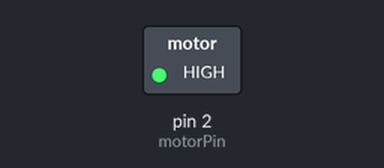
Bench run of a sketch on a simulated Arduino Uno, built with avr-gcc and run on an emulated ATmega328P. On the bench: switched loads named in the sketch (green lamp = pin HIGH). Dashed ring = blinking.

Above: at 0.5 s.
Timing chart, 0 to 4.6 s (numbered marks = the images above):
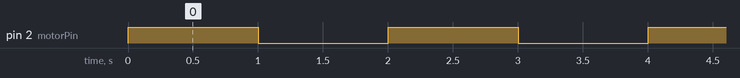

The sketch:

SingleContinuousPulse_ERM_Motor.ino
```cpp
// Motor Pin (Change this to the correct pin connected to your motor)
const int motorPin = 2;  // Example: Motor connected to pin 3

void setup() {
  // Set the motor pin as output
  pinMode(motorPin, OUTPUT);
}

void loop() {
  // Turn the motor on at half speed
  analogWrite(motorPin, 128);  // Range: 0-255 (0 = off, 255 = full speed)

  delay(1000);  // Run the motor for 1 second

  // Turn the motor off
  analogWrite(motorPin, 0);  // Stop the motor

  delay(1000);  // Wait for 1 second before repeating
}
```

Measured:
- by itself, pin 2 (motorPin): alternates HIGH for 1.0 s and LOW for 1.0 s
